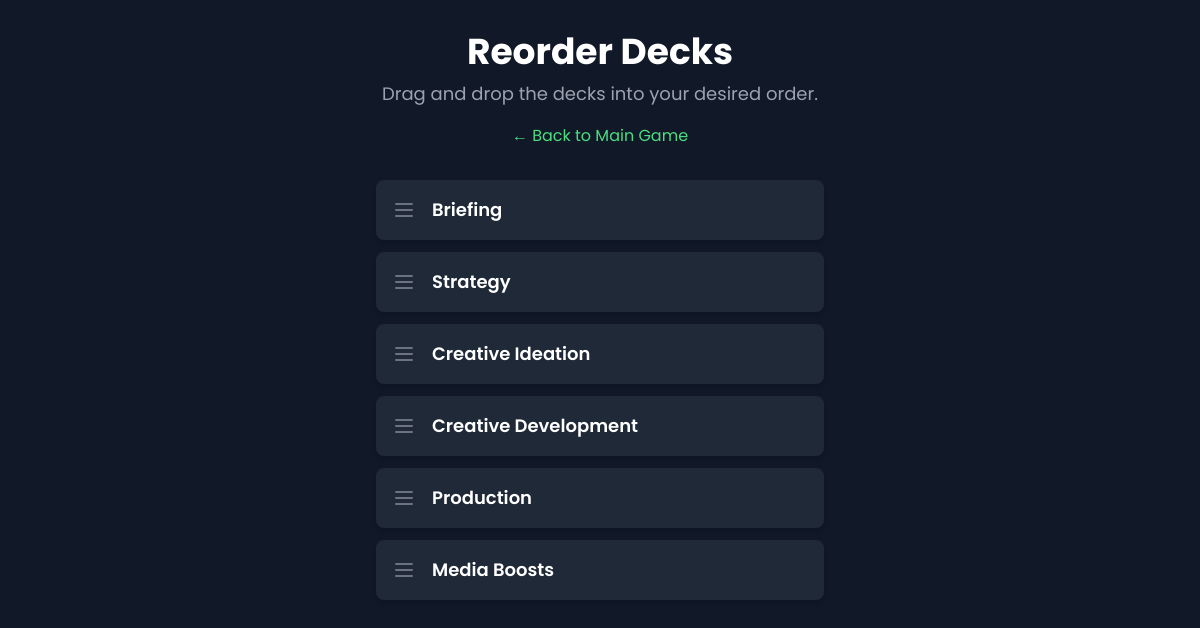
Screenshot of /admin/reorder_decks.php with the database file from the repository.
### tables this page shows
CREATE TABLE `nobadideas_decks` (
  `id` int NOT NULL AUTO_INCREMENT,
  `title` varchar(255) NOT NULL,
  `image_url` varchar(255) NOT NULL,
  `created_at` datetime NOT NULL DEFAULT CURRENT_TIMESTAMP,
  `deck_order` int NOT NULL DEFAULT '0',
  PRIMARY KEY (`id`)
);

### admin/reorder_decks.php (the view, shortened to what this page needs)
<?php
require_once '../db_connect.php';
$decks_result = $conn->query("SELECT id, title FROM nobadideas_decks ORDER BY deck_order ASC");
?>
<!DOCTYPE html>
<html lang="en">
<head>
    <script src="https://cdn.tailwindcss.com"></script>
</head>
<body class="bg-gray-900 text-white">
    <div class="container mx-auto p-8">
        <header class="text-center mb-8">
            <h1 class="text-4xl font-bold">Reorder Decks</h1>
            <p class="text-lg text-gray-400 mt-2">Drag and drop the decks into your desired order.</p>
            <a href="../" class="mt-4 inline-block text-green-400 hover:text-green-300">&larr; Back to Main Game</a>
        </header>
        <div id="deck-list" class="max-w-md mx-auto">
            <?php if ($decks_result && $decks_result->num_rows > 0): ?>
                <?php while($deck = $decks_result->fetch_assoc()): ?>
                    <div data-id="<?php echo $deck['id']; ?>" class="bg-gray-800 p-4 rounded-lg mb-3 cursor-move shadow-md flex items-center">
                        <svg class="w-6 h-6 mr-4 text-gray-500" fill="none" stroke="currentColor" viewBox="0 0 24 24" xmlns="http://www.w3.org/2000/svg"><path stroke-linecap="round" stroke-linejoin="round" stroke-width="2" d="M4 6h16M4 12h16M4 18h16"></path></svg>
                        <span class="text-lg font-semibold"><?php echo htmlspecialchars($deck['title']); ?></span>
                    </div>
                <?php endwhile; ?>
            <?php else: ?>
                <p class="text-center text-gray-500">No decks found.</p>
            <?php endif; ?>
        </div>
    </div>
</body>
</html>

### admin/reorder_decks.php (style rules this page uses)
body { font-family: 'Poppins', sans-serif; }

### rows the page displays
nobadideas_decks: title "Briefing"
nobadideas_decks: title "Strategy"
nobadideas_decks: title "Creative Ideation"
nobadideas_decks: title "Creative Development"
nobadideas_decks: title "Production"
nobadideas_decks: title "Media Boosts"
